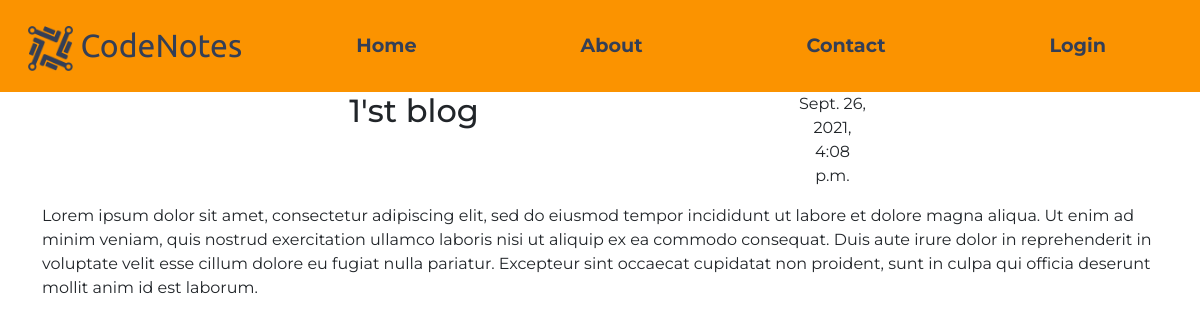
The app's page /post/detail_post/1/ with its own data.
### post/models.py (models this page shows, shortened)
class Post(models.Model):
    author = models.ForeignKey(User, on_delete=models.CASCADE)
    title = models.CharField(max_length=200)
    text = RichTextField()
    created_date = models.DateTimeField(auto_now_add=True)
    published_date = models.DateTimeField(blank=True, null=True)

### post/views.py (the view)
# urls.py: path('detail_post/<int:id>/', views.detail_post, name='detail_post'),
def detail_post(request, id):
    post = Post.objects.get(id = id)
    context = {'post': post,}
    return render(request, 'post/detail_post.html', context)

### post/templates/post/detail_post.html (shortened to what this page needs)
{% extends 'core/base.html' %}
{% load static %}
{% block content %}
<div class="container">
<article class="post">
    <div class="container text-center">
        <div class="row">
            <div class="col-8">
                 <h2>{{ post.title }}</h2>
           </div>
           <div class="col-1">
            {% if post.published_date %}
            <time class="date">
                {{ post.published_date }}
            </time>
            {% else %}
            <time class="date">
                {{ post.created_date }}
            </time>
            {% endif %}
           </div>
        </div>
    </div>
    <p>{{ post.text|safe }}</p>
</article>
</div>
{% endblock content %}

### core/static/core/css/core.css (style rules this page uses)
body { margin: 0; font-family: 'Montserrat', sans-serif; }

### records on screen
Post: title "1'st blog", published_date "Sept. 26, 2021, 4:08 p.m.", text "Lorem ipsum dolor sit amet, consectetur adipiscing elit, sed do eiusmod tempor incididunt ut labore et dolore magna aliqua. Ut enim ad minim veniam, quis nostrud exercitation ullamco laboris nisi ut aliquip ex ea commodo consequat. Duis aute irure dolor in reprehenderit in voluptate velit esse cillum dolore eu fugiat nulla pariatur. Excepteur sint occaecat cupidatat non proident, sunt in culpa qui officia deserunt mollit anim id est laborum."
